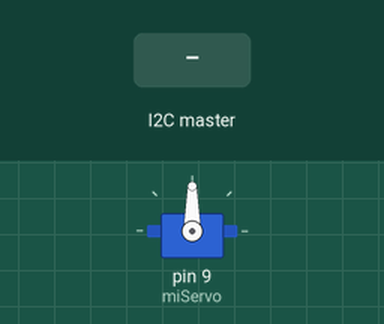
This sketch was run on a simulated Arduino Uno, built with avr-gcc and run on an emulated ATmega328P. Parts: servo. The inputs (shaded band) are chosen by the test bench.

Above: at 1.2 s.
1.3 s: the I2C master sends "z"
At 1.7 s:
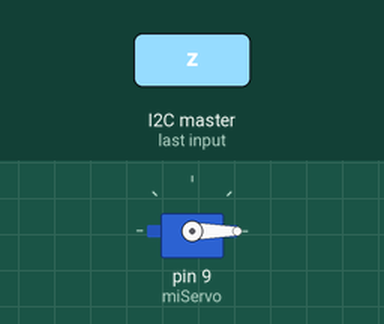
2.8 s: the I2C master sends "a"
At 4.0 s:
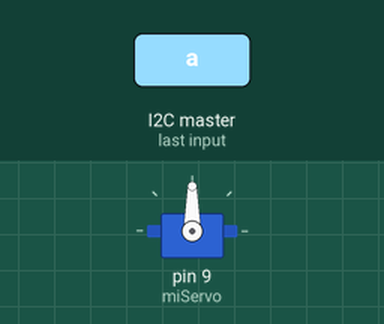
4.3 s: the I2C master sends "a"
At 5.1 s:
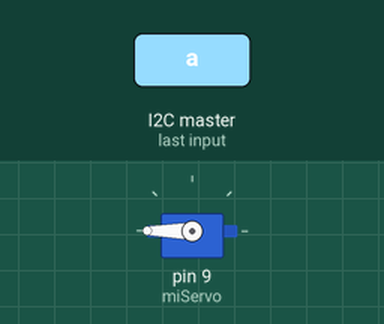
Timing chart, 0 to 7.3 s (numbered marks = the images above; inputs shaded):
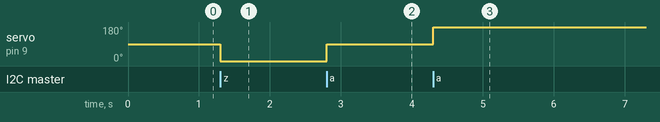

Measured:
- after the input at 1.3 s, servo on pin 9 (miServo): 90° → 0° at once
- after the input at 2.8 s, servo on pin 9 (miServo): 0° → 90° at once
- after the input at 4.3 s, servo on pin 9 (miServo): 90° → 180° at once

The sketch:

receptor_servo.ino
```cpp
#include <Servo.h>
#include <Wire.h>

Servo miServo;

int estado=-1;
int pos=0;
int angulo=2;

void setup()
{
  Wire.begin(1);  //Inicializa bus i2c
  Wire.onReceive(receiveEvent); // Registramos el evento al recibir datos
  miServo.attach(9);
}

// Función que se ejecuta siempre que se reciben datos del master
// siempre que en el master se ejecute la sentencia endTransmission
// recibirá toda la información que hayamos pasado a través de la sentencia Wire.write
void receiveEvent(int howMany) {
  char opcion;

  // Si hay una dato que leer
  if (Wire.available() == 1)
  {
  // Leemos el bus
  opcion = Wire.read();
  if(opcion=='a'){
    angulo+=90;
  }else if(opcion=='z'){
    angulo-=90;
  }
    angulo=constrain(angulo,0,180);
    miServo.write(angulo);
  }
}

void loop(){
  delay(300);
}
```
